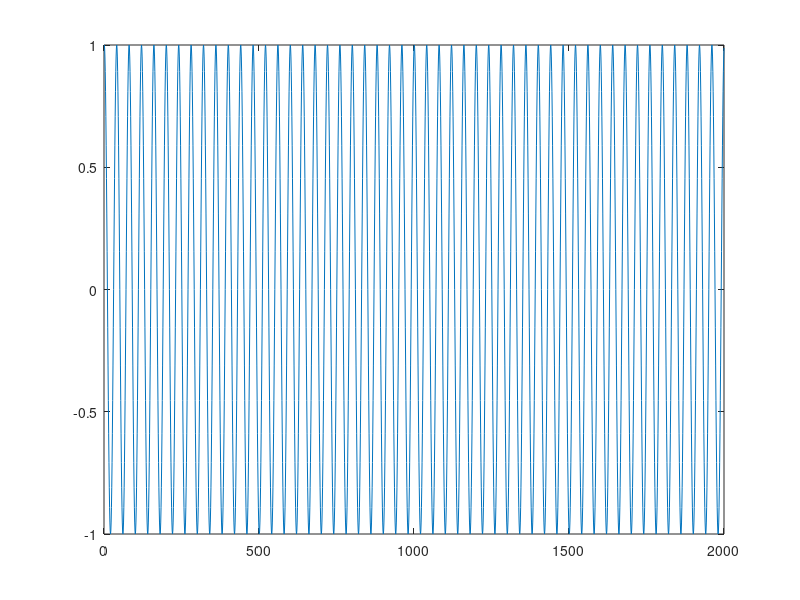

Recreate this plot in MATLAB. (Note: this script raises an error after producing the figure.)
addpath(genpath('C:\Users\Intel\Dropbox\Github'))
addpath(genpath('/home/sentey/Dropbox/Github'))
N = 2000;
fs = 2000;
rng(0)
t = 0:1/fs:(N-1)/fs;
%phi = 50*t + 5/(2*pi)*cos(2*pi*t);
phi = 50*t;
A = ones(1,N);

K = 1;

x = cos(2*pi*phi);
subs = {'Const','Bump','Tanh','Trigo'};
%subs = {'Const'};
for k=2:K
    haf = sample_haf(t,subs);

    x = x + haf.*cos(2*pi*k*phi);

end

plot(x)


true = A.*x;

true = true - mean(true);

L = 0.1*N;

true = true';
SNR = Inf;
r = 10^(-SNR/20)*std(x)*randn(N,1);
Lmin = round(L/4);
Lmax = round(L/2);

st = 0.5*N;
st1 = round(N/4-0.05*N) + randi(0.1*N);
st2 = round(N/2-0.05*N) + randi(0.1*N);
st3 = round(3*N/4-0.05*N) + randi(0.1*N);

N = length(true);
x = true;

%x = true + 10^(-10/20)*std(x)*randn(1,N)';

Ll = floor(randfixedsum(3,1,L,Lmin,Lmax)');
ed = st + L - 1;
ed1 = st1 + Ll(1) - 1;
ed2 = st2 + Ll(2) - 1;
ed3 = st3 + Ll(3) - 1;

x(st:ed) = 0;
%x(st1:ed1) = 0;
%x(st2:ed2) = 0;
%x(st3:ed3) = 0;

[sth,Lh] = missing_ints(x,struct('c','x','d',0.01*fs,'t',0));

params_imp = struct();

x_imp = impute(x,sth,Lh,{'tlm'});

[AD,phiD] = harm_decomp(x_imp');
tic
x_int = harm_int(AD,phiD,sth,Lh,'gpr',x_imp');
t_intgpr = toc;
figure(1)
plot(x,'k')
hold on
plot(true,'b','LineWidth',1.5)
plot(x_imp,'r')
plot(x_int,'g')
hold off
legend('missing','org','imp','int')